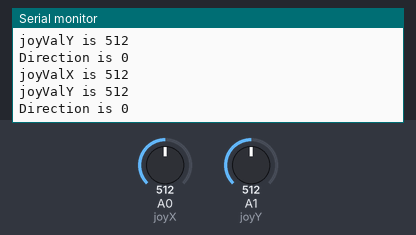
A sketch run on a simulated Arduino Uno, built with avr-gcc and run on an emulated ATmega328P. Shown: the last lines printed to the serial monitor. The inputs (shaded band) are chosen by the test bench; at power-on: A0 (joyX) = 512, A1 (joyY) = 512.

Above: at 1.2 s.
1.3 s: A0 (joyX) set to 610
At 1.7 s:
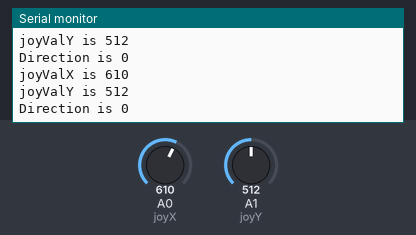
2.8 s: A1 (joyY) set to 610
At 3.57 s:
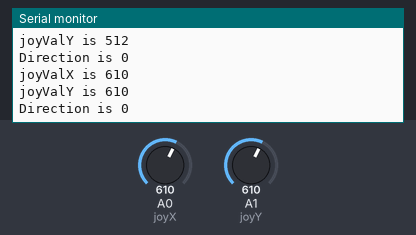
4.3 s: A0 (joyX) set to 590
At 4.96 s:
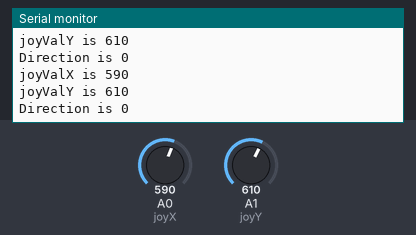
5.8 s: A1 (joyY) set to 590
At 6.36 s:
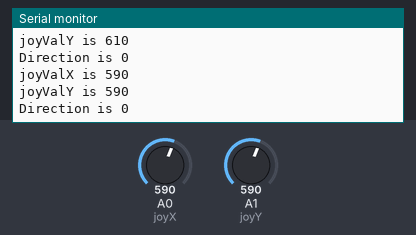
Timing chart, 0 to 8.3 s (numbered marks = the images above; inputs shaded):
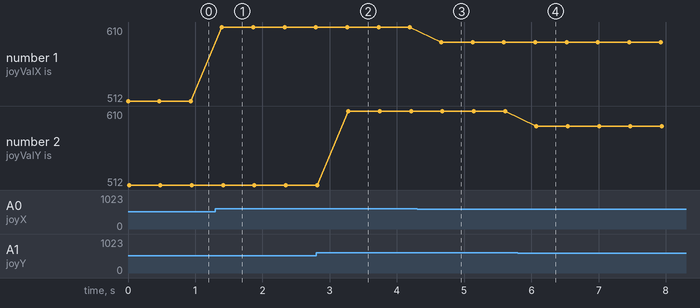

Measured:
- after the input at 1.3 s, the serial monitor: prints a new line after 0.10 s (image 1)
- after the input at 2.8 s, the serial monitor: prints a new line after 0.48 s (image 2)
- after the input at 4.3 s, the serial monitor: prints a new line after 0.36 s (image 3)
- after the input at 5.8 s, the serial monitor: prints a new line after 0.27 s (image 4)
- plotted number 1: 512 → 610 after the input at 1.3 s, 610 → 590 after the input at 4.3 s

The sketch:

RF433Sender_RCSwitch_ServoControl_Mine.ino
```cpp
#include <RCSwitch.h>

RCSwitch mySwitch = RCSwitch();

int joyX = 0;
int joyY = 1;

int joyValX, joyValY, Direction;

void setup() {
  // put your setup code here, to run once:
  Serial.begin(9600);
  mySwitch.enableTransmit(10);
}

void loop() {
  // put your main code here, to run repeatedly:
  joyValX = analogRead(joyX);
  Serial.print("joyValX is ");
  Serial.println(joyValX);
  //joyValX = map(joyValX, 0, 1023, 0, 180);
  //Serial.print(" Mapped:: ");
  //Serial.println(joyValX);
  //servo1.write(joyVal);
  //mySwitch.send(joyValX, 24);

  joyValY = analogRead(joyY);
  Serial.print("joyValY is ");
  Serial.println(joyValY);
  //joyValY = map(joyValY, 0, 1023, 0, 180);
  //Serial.print(" Mapped:: ");
  //Serial.println(joyValY);
  //servo2.write(joyVal);
  //mySwitch.send(joyValY, 24);
  Direction = 0;
  if ((joyValX < 100) && (joyValY > 400) && (joyValY < 600)) {
    Direction = 1;
  }else if ((joyValX < 100) && (joyValY < 100)) {
    Direction = 2;
  }else if ((joyValX > 400) && (joyValX < 600) && (joyValY < 100)) {
    Direction = 3;
  }else if ((joyValX > 900) && (joyValY < 100)) {
    Direction = 4;
  }else if ((joyValX > 900) && (joyValY > 400) && (joyValY < 600)) {
    Direction = 5;
  }else if ((joyValX > 900) && (joyValY > 900)) {
    Direction = 6;
  }else if ((joyValX > 400) && (joyValX < 600) && (joyValY > 900)) {
    Direction = 7;
  }else if ((joyValX < 100) && (joyValY > 900)) {
    Direction = 8;
  }
  Serial.print("Direction is ");
  Serial.println(Direction);
  mySwitch.send(Direction, 24);
  delay(15);
}
```
